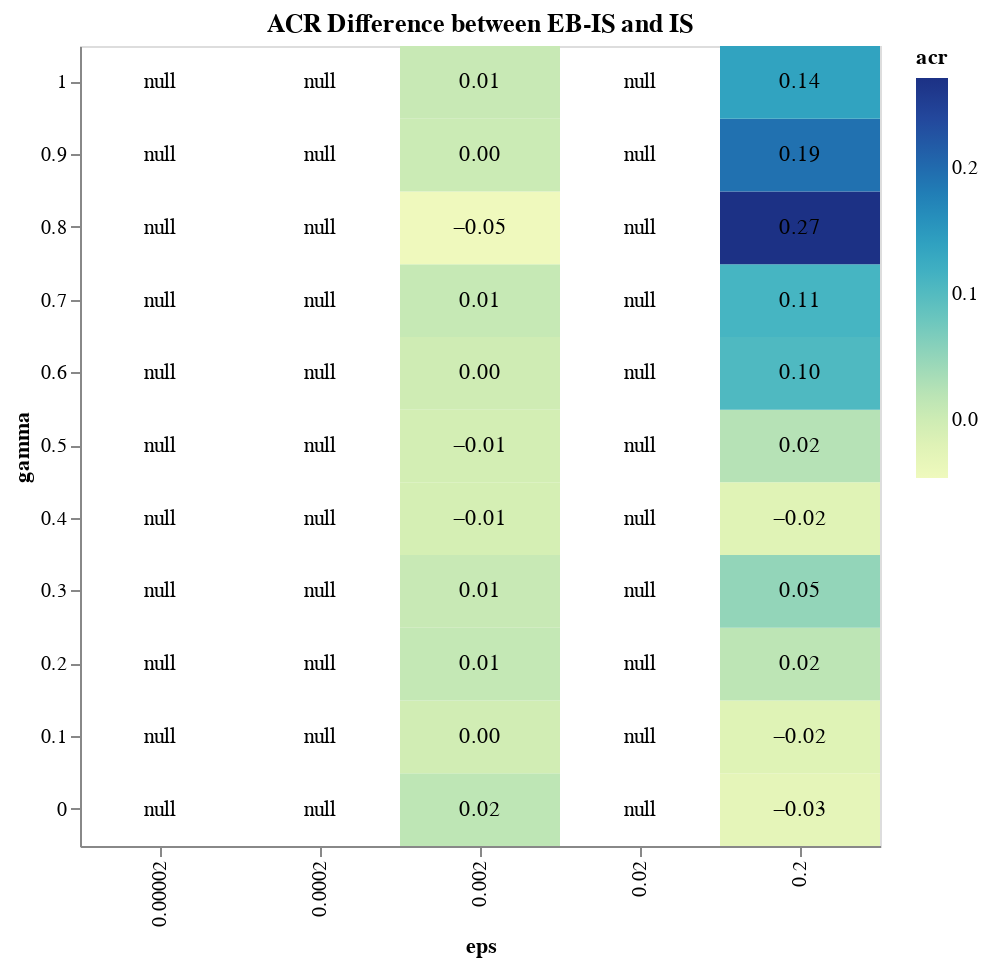

The notebook cell saved with this chart:
### Code cell
data = load_and_process()
filtered = filter(data, "z", 50)
filtered = filter(data, "chi", 0.01)
filtered = filter(data, "Norm", "SJ")

new_cols = ["gamma", "eps", "acr"]
new_df = pd.DataFrame(columns=new_cols)

gammas = [round(a, 2) for a in np.arange(0, 1.01, 0.1)]
#epsilons = [round(a, 2) for a in np.arange(0, 1.01, 0.1)]
epsilons = [0.00002, 0.0002, 0.002, 0.02, 0.2]


for gamma in gammas:
    for epsilon in epsilons:
        super_filtered = filtered[(filtered.gamma == gamma) & (filtered.eps == epsilon)]
        #print(super_filtered.shape)
        
        mean_acr_nice: float = super_filtered[super_filtered.EBNorm=="IS Empirical"].acr.mean()
        mean_acr_normal: float = super_filtered[super_filtered.EBNorm=="IS normal"].acr.mean()
        new_df.loc[len(new_df)] = [gamma, epsilon, mean_acr_nice-mean_acr_normal]
        
        
        
feature: str = "acr" + ":Q"
            
heatmap = alt.Chart(new_df).mark_rect().encode(
    x='eps:O',
    y=alt.Y('gamma:O', sort=alt.EncodingSortField('gamma', order='descending')),
    #color=alt.Color(feature, scale=alt.Scale(domain=[-20,20], scheme='blueorange'), sort="descending")
    color=feature
).properties(
    height=400,
    width=400,
    title = "ACR Difference between EB-IS and IS"
)

text = heatmap.mark_text().encode(
    text=alt.Text(feature, format=".2f"),
    color=alt.value('black')
)

heatmap + text

### Figure 1 — Vega-Lite specification as saved in the notebook (floating-point values rounded to 4 significant figures)
{"config": {"view": {"continuousWidth": 400, "continuousHeight": 300}}, "layer": [{"mark": "rect", "encoding": {"color": {"field": "acr", "type": "quantitative"}, "x": {"field": "eps", "type": "ordinal"}, "y": {"field": "gamma", "sort": {"field": "gamma", "order": "descending"}, "type": "ordinal"}}, "height": 400, "title": "ACR Difference between EB-IS and IS", "width": 400}, {"mark": "text", "encoding": {"color": {"value": "black"}, "text": {"field": "acr", "format": ".2f", "type": "quantitative"}, "x": {"field": "eps", "type": "ordinal"}, "y": {"field": "gamma", "sort": {"field": "gamma", "order": "descending"}, "type": "ordinal"}}, "height": 400, "title": "ACR Difference between EB-IS and IS", "width": 400}], "data": {"name": "data-e88a380302e6014e04ef499562955e9b"}, "$schema": "https://vega.github.io/schema/vega-lite/v4.17.0.json", "datasets": {"data-e88a380302e6014e04ef499562955e9b": [{"gamma": 0.0, "eps": 2e-05, "acr": null}, {"gamma": 0.0, "eps": 0.0002, "acr": null}, {"gamma": 0.0, "eps": 0.002, "acr": 0.01604}, {"gamma": 0.0, "eps": 0.02, "acr": null}, {"gamma": 0.0, "eps": 0.2, "acr": -0.03004}, {"gamma": 0.1, "eps": 2e-05, "acr": null}, {"gamma": 0.1, "eps": 0.0002, "acr": null}, {"gamma": 0.1, "eps": 0.002, "acr": -0.003503}, {"gamma": 0.1, "eps": 0.02, "acr": null}, {"gamma": 0.1, "eps": 0.2, "acr": -0.02056}, {"gamma": 0.2, "eps": 2e-05, "acr": null}, {"gamma": 0.2, "eps": 0.0002, "acr": null}, {"gamma": 0.2, "eps": 0.002, "acr": 0.009992}, {"gamma": 0.2, "eps": 0.02, "acr": null}, {"gamma": 0.2, "eps": 0.2, "acr": 0.01792}, {"gamma": 0.3, "eps": 2e-05, "acr": null}, {"gamma": 0.3, "eps": 0.0002, "acr": null}, {"gamma": 0.3, "eps": 0.002, "acr": 0.006287}, {"gamma": 0.3, "eps": 0.02, "acr": null}, {"gamma": 0.3, "eps": 0.2, "acr": 0.04983}, {"gamma": 0.4, "eps": 2e-05, "acr": null}, {"gamma": 0.4, "eps": 0.0002, "acr": null}, {"gamma": 0.4, "eps": 0.002, "acr": -0.007753}, {"gamma": 0.4, "eps": 0.02, "acr": null}, {"gamma": 0.4, "eps": 0.2, "acr": -0.02148}, {"gamma": 0.5, "eps": 2e-05, "acr": null}, {"gamma": 0.5, "eps": 0.0002, "acr": null}, {"gamma": 0.5, "eps": 0.002, "acr": -0.00586}, {"gamma": 0.5, "eps": 0.02, "acr": null}, {"gamma": 0.5, "eps": 0.2, "acr": 0.02286}, {"gamma": 0.6, "eps": 2e-05, "acr": null}, {"gamma": 0.6, "eps": 0.0002, "acr": null}, {"gamma": 0.6, "eps": 0.002, "acr": -0.001503}, {"gamma": 0.6, "eps": 0.02, "acr": null}, {"gamma": 0.6, "eps": 0.2, "acr": 0.1044}, {"gamma": 0.7, "eps": 2e-05, "acr": null}, {"gamma": 0.7, "eps": 0.0002, "acr": null}, {"gamma": 0.7, "eps": 0.002, "acr": 0.008298}, {"gamma": 0.7, "eps": 0.02, "acr": null}, {"gamma": 0.7, "eps": 0.2, "acr": 0.1118}, {"gamma": 0.8, "eps": 2e-05, "acr": null}, {"gamma": 0.8, "eps": 0.0002, "acr": null}, {"gamma": 0.8, "eps": 0.002, "acr": -0.0459}, {"gamma": 0.8, "eps": 0.02, "acr": null}, {"gamma": 0.8, "eps": 0.2, "acr": 0.2716}, {"gamma": 0.9, "eps": 2e-05, "acr": null}, {"gamma": 0.9, "eps": 0.0002, "acr": null}, {"gamma": 0.9, "eps": 0.002, "acr": 0.00244}, {"gamma": 0.9, "eps": 0.02, "acr": null}, {"gamma": 0.9, "eps": 0.2, "acr": 0.1935}, {"gamma": 1.0, "eps": 2e-05, "acr": null}, {"gamma": 1.0, "eps": 0.0002, "acr": null}, {"gamma": 1.0, "eps": 0.002, "acr": 0.005749}, {"gamma": 1.0, "eps": 0.02, "acr": null}, {"gamma": 1.0, "eps": 0.2, "acr": 0.138}]}}
